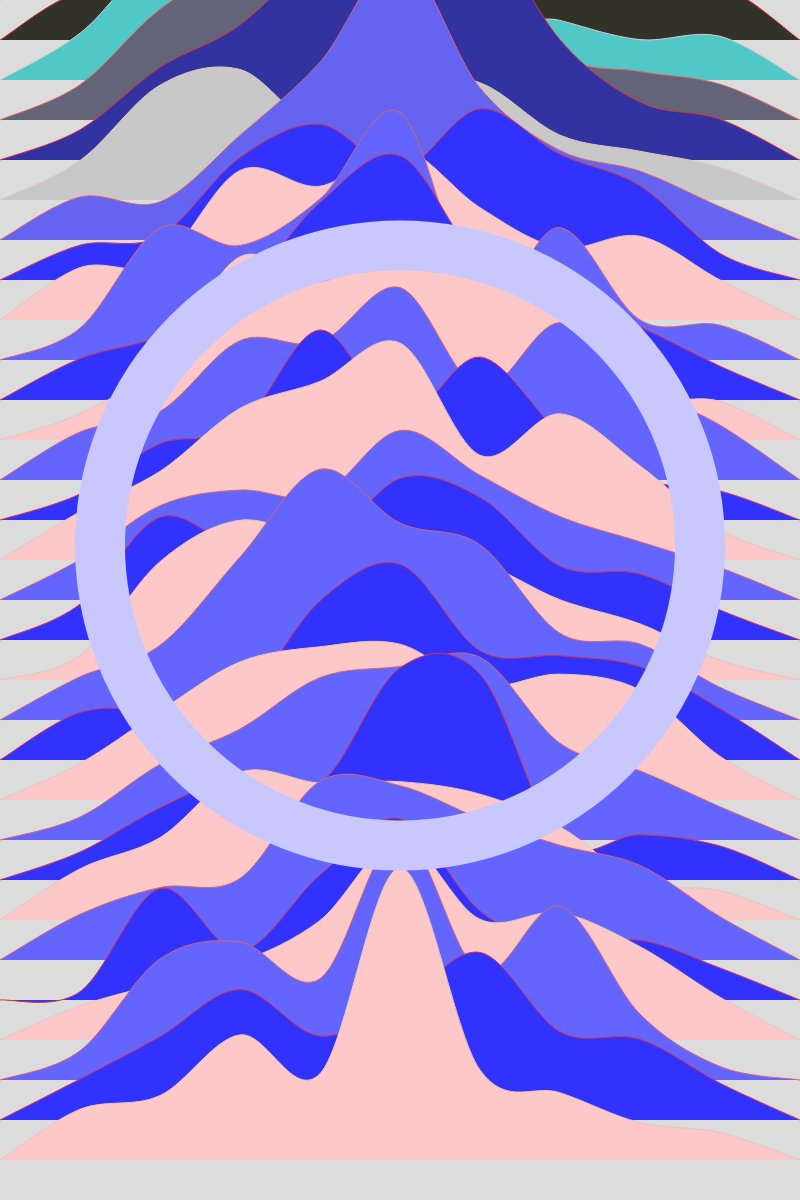
Frame 1 (no input)
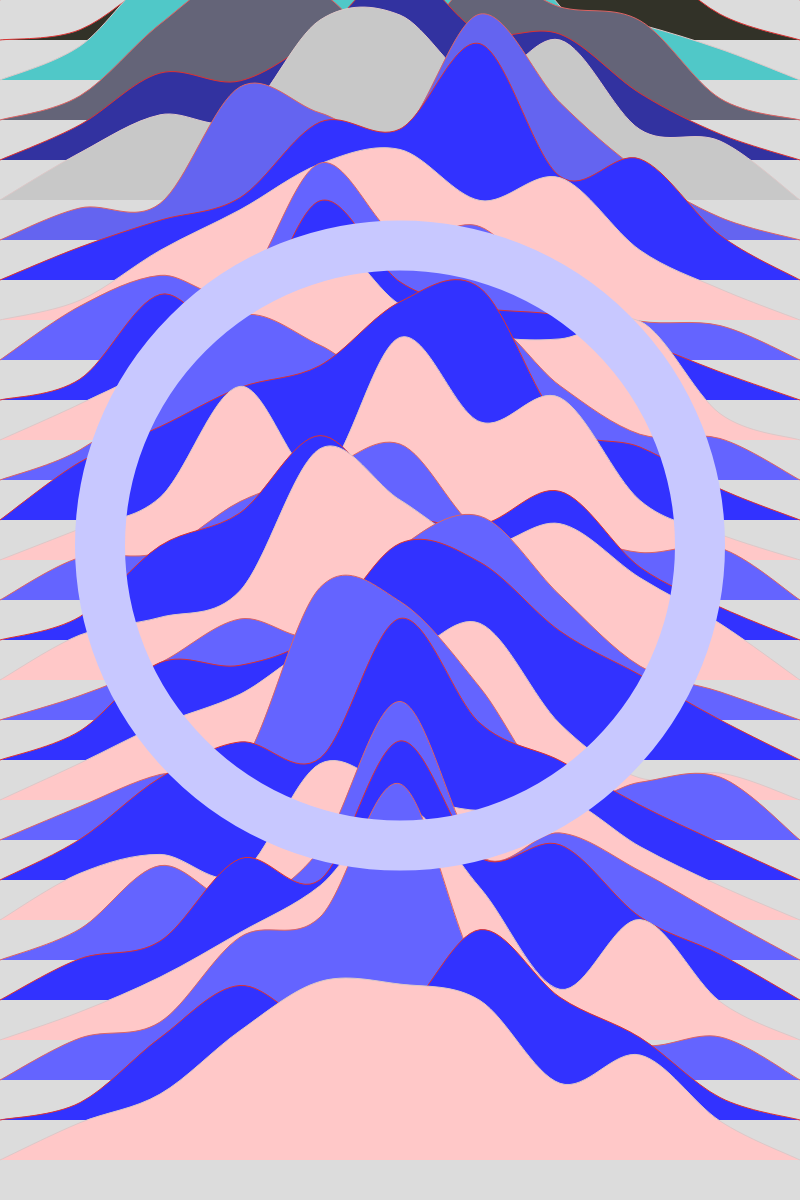
Frame 60 (no input)
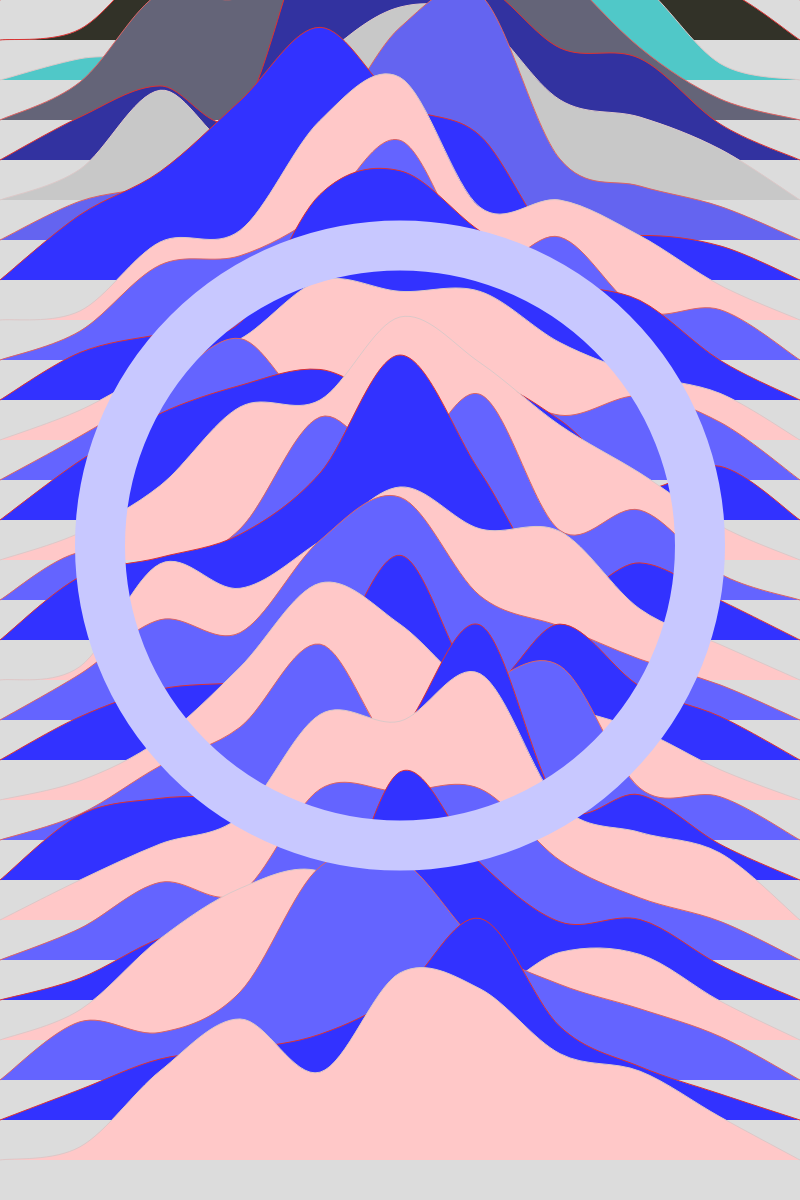
Frame 120 (the mouse pressed at the canvas centre since frame 60)

The p5.js sketch that drew these frames (run headless with seeded random() and noise() and a simulated clock; from frame 60 on, the mouse is pressed at the canvas centre):

// p5.js sketch
// ── sketch.js

function setup() {
  // w = min(windowWidth,windowHeight)
  createCanvas(800, 1200);
 
}


function draw() {
frameRate(60)  
  let color1 = 200;
  background(220)
  for(n = 0; n<height; n+= height/30){
  beginShape();
  curveVertex(0,n)
  for (i = 0; i < width; i+=width/10) {
    var d = dist(i,n,width/2,n)
    curveVertex(i,n-noise( frameCount * 0.03 + n+i*0.28)*(width/2-d)) //framecount * # in the noise is the magic sauce for Y-axis waves that are smooth 
    if(color1 > 50){
      color1 = color1/2
          fill(color1,color1,n) //blue and pink
          // fill(n,color1,color1) //red and pink

          stroke(220, color1, color1)
          // stroke(220)

    } else{
      color1 = 200
       fill(n,color1,color1)
       stroke(220, color1, color1)

    }

    
    
  }
  curveVertex(width,n)
  curveVertex(width,n)
  endShape();
  }
   push();
  noFill();
  strokeWeight(50)
  stroke(color1,color1,n)
  ellipse(width/2, height/2.2, 600) 

  pop();
}
